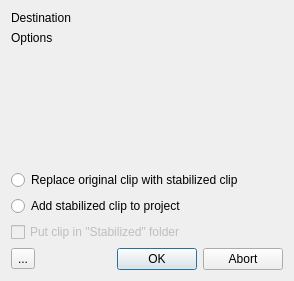
<?xml version="1.0" encoding="UTF-8"?>
<ui version="4.0">
 <author>
SPDX-FileCopyrightText: none
SPDX-License-Identifier: GPL-3.0-or-later OR LicenseRef-KDE-Accepted-GPL
 </author>
 <class>ClipStabilize_UI</class>
 <widget class="QDialog" name="ClipStabilize_UI">
  <property name="geometry">
   <rect>
    <x>0</x>
    <y>0</y>
    <width>294</width>
    <height>281</height>
   </rect>
  </property>
  <property name="windowTitle">
   <string>Dialog</string>
  </property>
  <layout class="QGridLayout" name="gridLayout">
   <item row="6" column="0" colspan="4">
    <widget class="QCheckBox" name="auto_folder">
     <property name="enabled">
      <bool>false</bool>
     </property>
     <property name="text">
      <string>Put clip in &quot;Stabilized&quot; folder</string>
     </property>
    </widget>
   </item>
   <item row="1" column="0" colspan="4">
    <widget class="QLabel" name="label_3">
     <property name="text">
      <string>Options</string>
     </property>
    </widget>
   </item>
   <item row="2" column="0" colspan="4">
    <widget class="QWidget" name="optionsbox" native="true">
     <property name="sizePolicy">
      <sizepolicy hsizetype="Expanding" vsizetype="Maximum">
       <horstretch>0</horstretch>
       <verstretch>0</verstretch>
      </sizepolicy>
     </property>
    </widget>
   </item>
   <item row="5" column="0" colspan="4">
    <widget class="QRadioButton" name="auto_add">
     <property name="text">
      <string>Add stabilized clip to project</string>
     </property>
    </widget>
   </item>
   <item row="0" column="1" colspan="3">
    <widget class="KUrlRequester" name="dest_url"/>
   </item>
   <item row="7" column="3">
    <widget class="QDialogButtonBox" name="buttonBox">
     <property name="orientation">
      <enum>Qt::Horizontal</enum>
     </property>
     <property name="standardButtons">
      <set>QDialogButtonBox::Abort|QDialogButtonBox::Ok</set>
     </property>
    </widget>
   </item>
   <item row="7" column="0">
    <widget class="QToolButton" name="preset_button">
     <property name="toolTip">
      <string>Presets</string>
     </property>
     <property name="text">
      <string>...</string>
     </property>
     <property name="icon">
      <iconset theme="adjustlevels"/>
     </property>
     <property name="popupMode">
      <enum>QToolButton::InstantPopup</enum>
     </property>
    </widget>
   </item>
   <item row="4" column="0" colspan="4">
    <widget class="QRadioButton" name="auto_replace">
     <property name="text">
      <string>Replace original clip with stabilized clip</string>
     </property>
    </widget>
   </item>
   <item row="0" column="0">
    <widget class="QLabel" name="label_dest">
     <property name="text">
      <string>Destination</string>
     </property>
    </widget>
   </item>
   <item row="3" column="0">
    <spacer name="verticalSpacer">
     <property name="orientation">
      <enum>Qt::Vertical</enum>
     </property>
     <property name="sizeHint" stdset="0">
      <size>
       <width>20</width>
       <height>40</height>
      </size>
     </property>
    </spacer>
   </item>
   <item row="7" column="1" colspan="2">
    <spacer name="horizontalSpacer">
     <property name="orientation">
      <enum>Qt::Horizontal</enum>
     </property>
     <property name="sizeHint" stdset="0">
      <size>
       <width>40</width>
       <height>20</height>
      </size>
     </property>
    </spacer>
   </item>
  </layout>
 </widget>
 <customwidgets>
  <customwidget>
   <class>KUrlRequester</class>
   <extends>QWidget</extends>
   <header>kurlrequester.h</header>
   <container>1</container>
  </customwidget>
 </customwidgets>
 <tabstops>
  <tabstop>dest_url</tabstop>
  <tabstop>auto_replace</tabstop>
  <tabstop>auto_add</tabstop>
  <tabstop>auto_folder</tabstop>
  <tabstop>preset_button</tabstop>
 </tabstops>
 <resources/>
 <connections>
  <connection>
   <sender>buttonBox</sender>
   <signal>rejected()</signal>
   <receiver>ClipStabilize_UI</receiver>
   <slot>reject()</slot>
   <hints>
    <hint type="sourcelabel">
     <x>316</x>
     <y>260</y>
    </hint>
    <hint type="destinationlabel">
     <x>286</x>
     <y>274</y>
    </hint>
   </hints>
  </connection>
  <connection>
   <sender>auto_add</sender>
   <signal>toggled(bool)</signal>
   <receiver>auto_folder</receiver>
   <slot>setEnabled(bool)</slot>
   <hints>
    <hint type="sourcelabel">
     <x>150</x>
     <y>239</y>
    </hint>
    <hint type="destinationlabel">
     <x>150</x>
     <y>267</y>
    </hint>
   </hints>
  </connection>
 </connections>
</ui>
